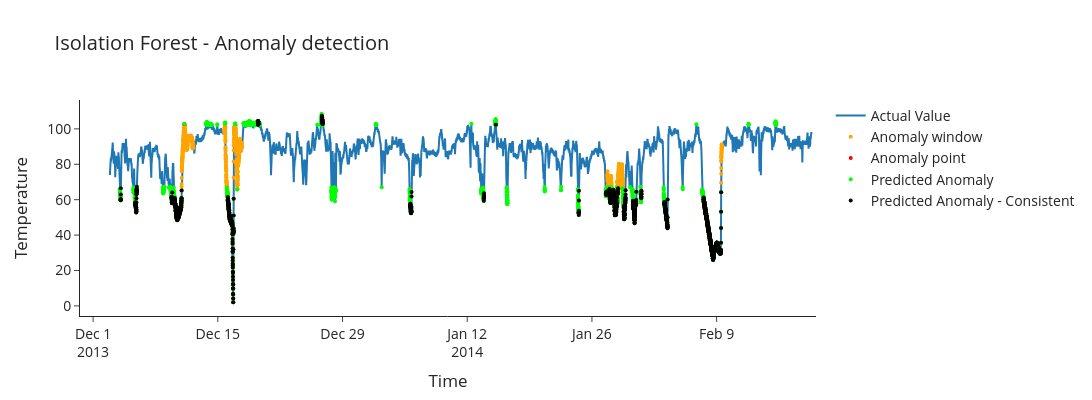

The code cell stored with this chart in its notebook:
### Markdown cell above
#### Isolation Forest - Anomaly Detection - Evaluation & Visualization

### Code cell
plot_eva(df_iso)
plot_anomaly_detection_iso(df_iso, consistency_window=24, consistency_check=True)

### Figure 1 — Plotly figure (JSON) as saved in the notebook; plotly's stock layout.template omitted (floating-point values rounded to 4 significant figures; data arrays with more than 128 entries replaced by an {"elided": "..."} marker saying what was removed)
{"data": [{"name": "Actual Value", "type": "scatter", "x": {"elided": "22695 str values"}, "y": {"elided": "22695 float values"}}, {"marker": {"color": "orange", "size": 4, "symbol": "circle"}, "mode": "markers", "name": "Anomaly window", "type": "scatter", "x": {"elided": "2268 str values"}, "y": {"elided": "2268 float values"}}, {"marker": {"color": "red", "size": 4, "symbol": "circle"}, "mode": "markers", "name": "Anomaly point", "type": "scatter", "x": ["2013-12-11T06:00:00.000000000", "2013-12-16T17:25:00.000000000", "2014-01-28T13:55:00.000000000", "2014-02-08T14:30:00.000000000"], "y": [102.7, 2.085, 51.37, 25.89]}, {"marker": {"color": "lime", "size": 4}, "mode": "markers", "name": "Predicted Anomaly", "type": "scatter", "x": {"elided": "2724 str values"}, "y": {"elided": "2724 float values"}}, {"marker": {"color": "black", "size": 4}, "mode": "markers", "name": "Predicted Anomaly - Consistent", "type": "scatter", "x": {"elided": "1681 str values"}, "y": {"elided": "1681 float values"}}], "layout": {"font": {"size": 14}, "height": 400, "title": {"text": "Isolation Forest - Anomaly detection"}, "width": 1200, "xaxis": {"title": {"text": "Time"}}, "yaxis": {"title": {"text": "Temperature"}}}}
